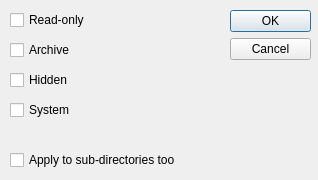
<?xml version="1.0" encoding="UTF-8"?>
<ui version="4.0">
 <class>Attribute</class>
 <widget class="QDialog" name="Attribute">
  <property name="geometry">
   <rect>
    <x>0</x>
    <y>0</y>
    <width>318</width>
    <height>180</height>
   </rect>
  </property>
  <property name="windowTitle">
   <string>Set attributes</string>
  </property>
  <widget class="QDialogButtonBox" name="buttonBox">
   <property name="geometry">
    <rect>
     <x>230</x>
     <y>10</y>
     <width>81</width>
     <height>241</height>
    </rect>
   </property>
   <property name="orientation">
    <enum>Qt::Vertical</enum>
   </property>
   <property name="standardButtons">
    <set>QDialogButtonBox::Cancel|QDialogButtonBox::Ok</set>
   </property>
  </widget>
  <widget class="QCheckBox" name="cbReadOnly">
   <property name="geometry">
    <rect>
     <x>10</x>
     <y>10</y>
     <width>211</width>
     <height>20</height>
    </rect>
   </property>
   <property name="text">
    <string>Read-only</string>
   </property>
   <property name="tristate">
    <bool>true</bool>
   </property>
  </widget>
  <widget class="QCheckBox" name="cbArchive">
   <property name="geometry">
    <rect>
     <x>10</x>
     <y>40</y>
     <width>211</width>
     <height>20</height>
    </rect>
   </property>
   <property name="text">
    <string>Archive</string>
   </property>
   <property name="tristate">
    <bool>true</bool>
   </property>
  </widget>
  <widget class="QCheckBox" name="cbHidden">
   <property name="geometry">
    <rect>
     <x>10</x>
     <y>70</y>
     <width>211</width>
     <height>20</height>
    </rect>
   </property>
   <property name="text">
    <string>Hidden</string>
   </property>
   <property name="tristate">
    <bool>true</bool>
   </property>
  </widget>
  <widget class="QCheckBox" name="cbSystem">
   <property name="geometry">
    <rect>
     <x>10</x>
     <y>100</y>
     <width>211</width>
     <height>20</height>
    </rect>
   </property>
   <property name="text">
    <string>System</string>
   </property>
   <property name="checked">
    <bool>false</bool>
   </property>
   <property name="tristate">
    <bool>true</bool>
   </property>
  </widget>
  <widget class="QCheckBox" name="cbRecursive">
   <property name="geometry">
    <rect>
     <x>10</x>
     <y>150</y>
     <width>241</width>
     <height>20</height>
    </rect>
   </property>
   <property name="text">
    <string>Apply to sub-directories too</string>
   </property>
  </widget>
 </widget>
 <resources/>
 <connections>
  <connection>
   <sender>buttonBox</sender>
   <signal>accepted()</signal>
   <receiver>Attribute</receiver>
   <slot>accept()</slot>
   <hints>
    <hint type="sourcelabel">
     <x>248</x>
     <y>254</y>
    </hint>
    <hint type="destinationlabel">
     <x>157</x>
     <y>274</y>
    </hint>
   </hints>
  </connection>
  <connection>
   <sender>buttonBox</sender>
   <signal>rejected()</signal>
   <receiver>Attribute</receiver>
   <slot>reject()</slot>
   <hints>
    <hint type="sourcelabel">
     <x>316</x>
     <y>260</y>
    </hint>
    <hint type="destinationlabel">
     <x>286</x>
     <y>274</y>
    </hint>
   </hints>
  </connection>
 </connections>
</ui>
